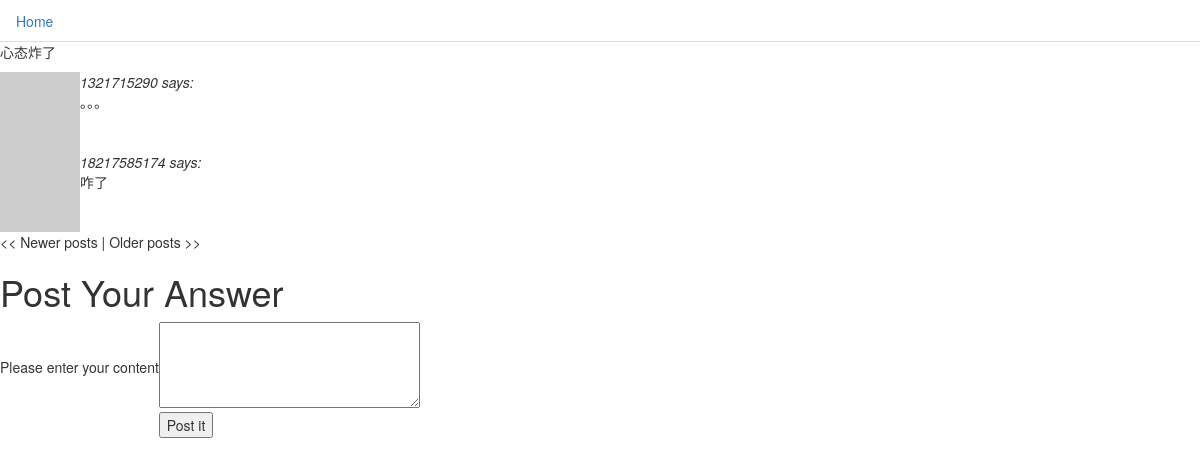
The app's page /discuss/1, older data.
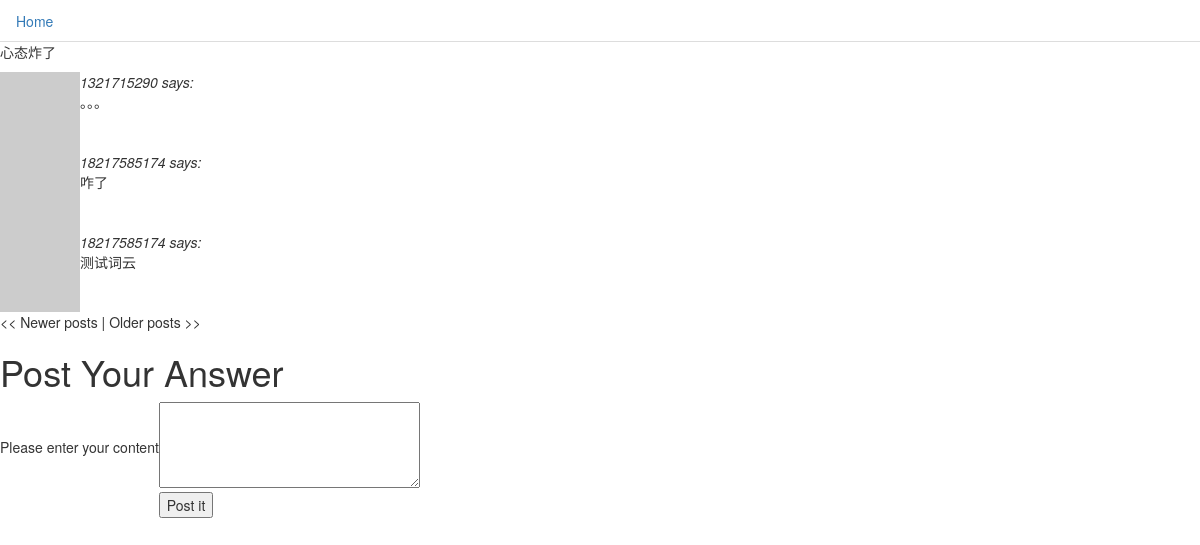
The same page, newer data.
### app/models.py (models this page shows, shortened)
class Card(db.Model):
    id = db.Column(db.Integer, primary_key=True)
    body = db.Column(db.String(140))
    timestamp = db.Column(db.DateTime)
    user_id = db.Column(db.Integer, db.ForeignKey('user.id'))
    question_id = db.Column(db.Integer, db.ForeignKey('question.id'))

class User(db.Model):
    id = db.Column(db.Integer, primary_key=True)
    nickname = db.Column(db.String(64), index=True, unique=True)
    email = db.Column(db.String(120), index=True, unique=True)
    password = db.Column(db.String(120), index=True)
    posts = db.relationship('Post', backref='author', lazy='dynamic')
    cards = db.relationship('Card', backref='participant')
    about_me = db.Column(db.String(140))
    last_seen = db.Column(db.DateTime)
    followed = db.relationship('User',
                               secondary=followers,
                               primaryjoin=(followers.c.follower_id == id),
                               secondaryjoin=(followers.c.followed_id == id),
                               backref=db.backref('followers', lazy='dynamic'),
                               lazy='dynamic')
    is_authenticated = True
    is_active = True
    is_anonymous = False
    def avatar(self, size):
        return 'http://www.gravatar.com/avatar/' + md5(self.email.encode('utf8')).hexdigest() + '?d=mm&s=' + str(size)

### app/views.py (the view)
@app.route('/discuss/<pk>', methods=['POST', 'GET'])
@app.route('/discuss/<pk>/<int:page>', methods=['POST', 'GET'])
def discuss(pk, page=1):
    form = CardForm()
    if form.validate():
        card = Card(body=form.answer.data, timestamp=datetime.utcnow(), participant=g.user, question_id=pk)
        db.session.add(card)
        db.session.commit()
        flash('Your answer is now live!')
        return redirect(url_for('discuss', pk=pk))
    cards = Card.query.filter_by(question_id=pk).order_by(Card.timestamp).paginate(page, POSTS_PER_PAGE, False)
    question = Question.query.filter_by(id=pk)
    title = question[0].title
    return render_template('card.html',
                           cs=cards,
                           form=form,
                           pk=pk,
                           title=title)

### app/forms.py
class SearchForm(Form):
    search = StringField('search', validators=[DataRequired()])

class CardForm(Form):
    answer = TextAreaField('answer', validators=[DataRequired()])

### app/views.py (called while the page is built)
@app.before_request
def before_request():
    g.user = current_user
    g.search_form = SearchForm()
    if g.user.is_authenticated:
        g.user.last_seen = datetime.utcnow()
        db.session.add(g.user)
        db.session.commit()

### app/templates/card.html (shortened to what this page needs)
{% extends "base.html" %}
{% block content %}
<p>{{title}}</p>
{% for c in cs.items %}
    <table>
    <tr valign="top">
        <td><a href="#"><img src="{{c.participant.avatar(50)}}"></a></td>
        <td><i>{{c.participant.nickname}} says:</i><br>{{c.body}}</td>
    </tr>
    </table>
{% endfor %}
{% if cs.has_prev %}<a href="{{ url_for('discuss', pk=pk, page = cs.prev_num) }}"><< Newer posts</a>{% else %}<< Newer posts{% endif %} |
{% if cs.has_next %}<a href="{{ url_for('discuss', pk=pk, page = cs.next_num) }}">Older posts >></a>{% else %}Older posts >>{% endif %}
<div>
    <h1>Post Your Answer</h1>
    <form action="" method="post" name="card">
    <table>
        <tr>
            <td>Please enter your content</td>
            <td>{{form.answer(cols = 32, rows = 4)}}</td>
        </tr>
        <tr>
            <td></td>
            <td><input type="submit" value="Post it"></td>
        </tr>
    </table>
    </form>
</div>
{% endblock %}

Row changes from the older to the newer data that the page shows:
added Card: participant.nickname "18217585174", body "测试词云"
